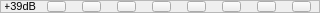
     <widget class="QFrame" name="frame_8">
      <property name="minimumSize">
       <size>
        <width>320</width>
        <height>13</height>
       </size>
      </property>
      <property name="maximumSize">
       <size>
        <width>320</width>
        <height>13</height>
       </size>
      </property>
      <property name="frameShape">
       <enum>QFrame::StyledPanel</enum>
      </property>
      <property name="frameShadow">
       <enum>QFrame::Raised</enum>
      </property>
      <widget class="QPushButton" name="In4_39">
       <property name="geometry">
        <rect>
         <x>152</x>
         <y>1</y>
         <width>19</width>
         <height>11</height>
        </rect>
       </property>
       <property name="minimumSize">
        <size>
         <width>19</width>
         <height>11</height>
        </size>
       </property>
       <property name="maximumSize">
        <size>
         <width>19</width>
         <height>11</height>
        </size>
       </property>
       <property name="text">
        <string/>
       </property>
       <property name="checkable">
        <bool>true</bool>
       </property>
       <property name="autoExclusive">
        <bool>true</bool>
       </property>
       <attribute name="buttonGroup">
        <string notr="true">buttonGroup4</string>
       </attribute>
      </widget>
      <widget class="QPushButton" name="In3_39">
       <property name="geometry">
        <rect>
         <x>117</x>
         <y>1</y>
         <width>19</width>
         <height>11</height>
        </rect>
       </property>
       <property name="minimumSize">
        <size>
         <width>19</width>
         <height>11</height>
        </size>
       </property>
       <property name="maximumSize">
        <size>
         <width>19</width>
         <height>11</height>
        </size>
       </property>
       <property name="text">
        <string/>
       </property>
       <property name="checkable">
        <bool>true</bool>
       </property>
       <property name="autoExclusive">
        <bool>true</bool>
       </property>
       <attribute name="buttonGroup">
        <string notr="true">buttonGroup3</string>
       </attribute>
      </widget>
      <widget class="QPushButton" name="In1_39">
       <property name="geometry">
        <rect>
         <x>47</x>
         <y>1</y>
         <width>19</width>
         <height>11</height>
        </rect>
       </property>
       <property name="minimumSize">
        <size>
         <width>19</width>
         <height>11</height>
        </size>
       </property>
       <property name="maximumSize">
        <size>
         <width>19</width>
         <height>11</height>
        </size>
       </property>
       <property name="text">
        <string/>
       </property>
       <property name="checkable">
        <bool>true</bool>
       </property>
       <property name="checked">
        <bool>false</bool>
       </property>
       <property name="autoExclusive">
        <bool>true</bool>
       </property>
       <attribute name="buttonGroup">
        <string notr="true">buttonGroup1</string>
       </attribute>
      </widget>
      <widget class="QPushButton" name="In8_39">
       <property name="geometry">
        <rect>
         <x>292</x>
         <y>1</y>
         <width>19</width>
         <height>11</height>
        </rect>
       </property>
       <property name="minimumSize">
        <size>
         <width>19</width>
         <height>11</height>
        </size>
       </property>
       <property name="maximumSize">
        <size>
         <width>19</width>
         <height>11</height>
        </size>
       </property>
       <property name="text">
        <string/>
       </property>
       <property name="checkable">
        <bool>true</bool>
       </property>
       <attribute name="buttonGroup">
        <string notr="true">buttonGroup8</string>
       </attribute>
      </widget>
      <widget class="QPushButton" name="In2_39">
       <property name="geometry">
        <rect>
         <x>82</x>
         <y>1</y>
         <width>19</width>
         <height>11</height>
        </rect>
       </property>
       <property name="minimumSize">
        <size>
         <width>19</width>
         <height>11</height>
        </size>
       </property>
       <property name="maximumSize">
        <size>
         <width>19</width>
         <height>11</height>
        </size>
       </property>
       <property name="text">
        <string/>
       </property>
       <property name="checkable">
        <bool>true</bool>
       </property>
       <property name="autoExclusive">
        <bool>true</bool>
       </property>
       <attribute name="buttonGroup">
        <string notr="true">buttonGroup2</string>
       </attribute>
      </widget>
      <widget class="QPushButton" name="In6_39">
       <property name="geometry">
        <rect>
         <x>222</x>
         <y>1</y>
         <width>19</width>
         <height>11</height>
        </rect>
       </property>
       <property name="minimumSize">
        <size>
         <width>19</width>
         <height>11</height>
        </size>
       </property>
       <property name="maximumSize">
        <size>
         <width>19</width>
         <height>11</height>
        </size>
       </property>
       <property name="text">
        <string/>
       </property>
       <property name="checkable">
        <bool>true</bool>
       </property>
       <property name="autoExclusive">
        <bool>true</bool>
       </property>
       <attribute name="buttonGroup">
        <string notr="true">buttonGroup6</string>
       </attribute>
      </widget>
      <widget class="QPushButton" name="In5_39">
       <property name="geometry">
        <rect>
         <x>187</x>
         <y>1</y>
         <width>19</width>
         <height>11</height>
        </rect>
       </property>
       <property name="minimumSize">
        <size>
         <width>19</width>
         <height>11</height>
        </size>
       </property>
       <property name="maximumSize">
        <size>
         <width>19</width>
         <height>11</height>
        </size>
       </property>
       <property name="text">
        <string/>
       </property>
       <property name="checkable">
        <bool>true</bool>
       </property>
       <property name="autoExclusive">
        <bool>true</bool>
       </property>
       <attribute name="buttonGroup">
        <string notr="true">buttonGroup5</string>
       </attribute>
      </widget>
      <widget class="QPushButton" name="In7_39">
       <property name="geometry">
        <rect>
         <x>257</x>
         <y>1</y>
         <width>19</width>
         <height>11</height>
        </rect>
       </property>
       <property name="minimumSize">
        <size>
         <width>19</width>
         <height>11</height>
        </size>
       </property>
       <property name="maximumSize">
        <size>
         <width>19</width>
         <height>11</height>
        </size>
       </property>
       <property name="text">
        <string/>
       </property>
       <property name="checkable">
        <bool>true</bool>
       </property>
       <property name="autoExclusive">
        <bool>true</bool>
       </property>
       <attribute name="buttonGroup">
        <string notr="true">buttonGroup7</string>
       </attribute>
      </widget>
      <widget class="QLabel" name="label_10">
       <property name="geometry">
        <rect>
         <x>5</x>
         <y>1</y>
         <width>31</width>
         <height>11</height>
        </rect>
       </property>
       <property name="font">
        <font>
         <pointsize>8</pointsize>
        </font>
       </property>
       <property name="text">
        <string>+39dB</string>
       </property>
       <property name="alignment">
        <set>Qt::AlignRight|Qt::AlignTrailing|Qt::AlignVCenter</set>
       </property>
      </widget>
     </widget>
